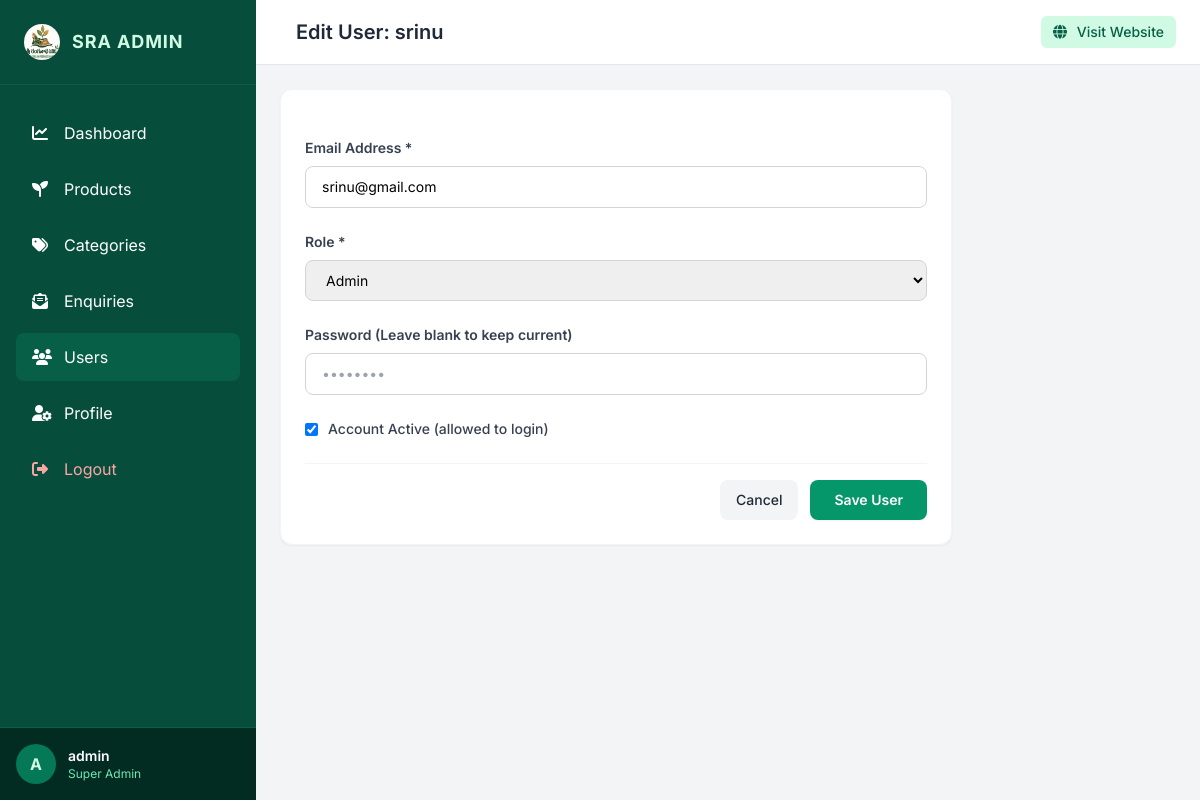
Page /dashboard/users/edit/2/ (signed in) on the committed database.
### accounts/models.py (models this page shows, shortened)
class User(AbstractUser):
    ROLE_CHOICES = (
        ('super_admin', 'Super Admin'),
        ('admin', 'Admin'),
        ('store_manager', 'Store Manager'),
    )
    role = models.CharField(max_length=20, choices=ROLE_CHOICES, default='store_manager')
    avatar = models.ImageField(upload_to='avatars/', null=True, blank=True)
    phone = models.CharField(max_length=15, null=True, blank=True)
    objects = UserManager()

### dashboard/views.py (the view)
        def wrapped_view(request, *args, **kwargs):
            if not request.user.is_authenticated:
                return redirect('login')
            if request.user.role in allowed_roles or request.user.is_superuser:
                return view_func(request, *args, **kwargs)
            messages.error(request, "You do not have permission to access this page.")
            return redirect('dashboard_home')

### accounts/views_mgmt.py (called while the page is built, shortened)
@login_required
@role_required(['super_admin'])
def user_edit(request, pk):
    user = get_object_or_404(User, pk=pk)
    return render(request, 'dashboard/users/form.html', {'target_user': user})

### dashboard/views.py (called while the page is built)
def role_required(allowed_roles):
    def decorator(view_func):
        def wrapped_view(request, *args, **kwargs):
            if not request.user.is_authenticated:
                return redirect('login')
            if request.user.role in allowed_roles or request.user.is_superuser:
                return view_func(request, *args, **kwargs)
            messages.error(request, "You do not have permission to access this page.")
            return redirect('dashboard_home')
        return wrapped_view
    return decorator

### templates/dashboard/users/form.html (shortened to what this page needs)
{% extends 'dashboard/base.html' %}
{% block header_title %}{% if target_user %}Edit User: {{ target_user.username }}{% else %}Add User{% endif %}{% endblock %}
{% block content %}
<div class="max-w-2xl bg-white rounded-xl shadow-sm border border-gray-100 overflow-hidden">
  <form method="POST" class="p-6 space-y-6">
    <div>
      <label class="block text-sm font-semibold text-gray-700 mb-2">Email Address *</label>
      <input type="email" name="email" value="{{ target_user.email|default:'' }}" required placeholder="e.g. user@sriagency.com" class="w-full px-4 py-2.5 rounded-lg border border-gray-300 focus:ring-2 focus:ring-emerald-500 text-sm">
    </div>
    <div>
      <label class="block text-sm font-semibold text-gray-700 mb-2">Role *</label>
      <select name="role" required class="w-full px-4 py-2.5 rounded-lg border border-gray-300 focus:ring-2 focus:ring-emerald-500 text-sm">
        <option value="admin" {% if target_user.role == 'admin' %}selected{% endif %}>Admin</option>
      </select>
    </div>
    <div>
      <label class="block text-sm font-semibold text-gray-700 mb-2">Password {% if target_user %}(Leave blank to keep current){% else %}*{% endif %}</label>
      <input type="password" name="password" {% if not target_user %}required{% endif %} placeholder="••••••••" class="w-full px-4 py-2.5 rounded-lg border border-gray-300 focus:ring-2 focus:ring-emerald-500 text-sm">
    </div>
    {% if target_user %}
      <div class="flex items-center">
        <input type="checkbox" name="is_active" id="is_active" {% if target_user.is_active %}checked{% endif %} class="w-4.5 h-4.5 text-emerald-600 border-gray-300 rounded focus:ring-emerald-500">
        <label for="is_active" class="ml-2.5 text-sm font-medium text-gray-700">Account Active (allowed to login)</label>
      </div>
    {% endif %}
    <div class="pt-4 border-t border-gray-100 flex justify-end space-x-3">
      <a href="{% url 'user_list' %}" class="bg-gray-100 hover:bg-gray-200 text-gray-800 text-sm font-medium px-4 py-2.5 rounded-lg transition-colors">Cancel</a>
      <button type="submit" class="bg-emerald-600 hover:bg-emerald-700 text-white text-sm font-semibold px-6 py-2.5 rounded-lg transition-colors shadow-sm">Save User</button>
    </div>
  </form>
</div>
{% endblock %}

### templates/dashboard/base.html (shortened to what this page needs)
{% load static %}
<!DOCTYPE html>
<html lang="en">
<head>
  <script src="https://cdn.tailwindcss.com"></script>
  <link rel="stylesheet" href="https://cdnjs.cloudflare.com/ajax/libs/font-awesome/6.4.0/css/all.min.css">
</head>
<body class="flex bg-gray-100 min-h-screen">
  <aside id="sidebar" class="bg-emerald-900 text-white w-64 min-h-screen flex flex-col transition-all duration-300 ease-in-out z-30 fixed lg:static -translate-x-full lg:translate-x-0">
    <div class="p-6 border-b border-emerald-800 flex items-center justify-between">
      <div class="flex items-center space-x-3">
        <img src="{% static 'logo.webp' %}" alt="SRA Logo" class="w-9 h-9 rounded-full" loading="lazy" width="40" height="40">
        <span class="font-bold text-lg tracking-wider text-emerald-100">SRA ADMIN</span>
      </div>
    </div>
    <nav class="flex-1 px-4 py-6 space-y-2 overflow-y-auto">
      <a href="{% url 'dashboard_home' %}" class="flex items-center space-x-3 px-4 py-3 rounded-lg hover:bg-emerald-800 transition-colors {% if request.resolver_match.url_name == 'dashboard_home' %}bg-emerald-800{% endif %}">
        <i class="fa-solid fa-chart-line w-5"></i>
        <span>Dashboard</span>
      </a>
      <a href="{% url 'product_list' %}" class="flex items-center space-x-3 px-4 py-3 rounded-lg hover:bg-emerald-800 transition-colors {% if 'product' in request.path %}bg-emerald-800{% endif %}">
        <i class="fa-solid fa-seedling w-5"></i>
        <span>Products</span>
      </a>
      <a href="{% url 'category_list' %}" class="flex items-center space-x-3 px-4 py-3 rounded-lg hover:bg-emerald-800 transition-colors {% if 'categories' in request.path %}bg-emerald-800{% endif %}">
        <i class="fa-solid fa-tags w-5"></i>
        <span>Categories</span>
      </a>
      <a href="{% url 'enquiry_list' %}" class="flex items-center space-x-3 px-4 py-3 rounded-lg hover:bg-emerald-800 transition-colors {% if 'enquiries' in request.path %}bg-emerald-800{% endif %}">
        <i class="fa-solid fa-envelope-open-text w-5"></i>
        <span>Enquiries</span>
      </a>
      {% if request.user.role == 'super_admin' or request.user.role == 'admin' %}
      <a href="{% url 'user_list' %}" class="flex items-center space-x-3 px-4 py-3 rounded-lg hover:bg-emerald-800 transition-colors {% if 'users' in request.path %}bg-emerald-800{% endif %}">
        <i class="fa-solid fa-users w-5"></i>
        <span>Users</span>
      </a>
      {% endif %}
      <a href="{% url 'profile_edit' %}" class="flex items-center space-x-3 px-4 py-3 rounded-lg hover:bg-emerald-800 transition-colors {% if 'profile' in request.path %}bg-emerald-800{% endif %}">
        <i class="fa-solid fa-user-gear w-5"></i>
        <span>Profile</span>
      </a>
      <a href="{% url 'logout' %}" class="flex items-center space-x-3 px-4 py-3 rounded-lg hover:bg-emerald-800 text-red-300 transition-colors mt-8">
        <i class="fa-solid fa-right-from-bracket w-5"></i>
        <span>Logout</span>
      </a>
    </nav>
    <div class="p-4 border-t border-emerald-800 flex items-center space-x-3 bg-emerald-950">
      {% if request.user.avatar %}
        <img src="{{ request.user.avatar.url }}" alt="Avatar" class="w-10 h-10 rounded-full object-cover" loading="lazy" width="800" height="600">
      {% else %}
        <div class="w-10 h-10 rounded-full bg-emerald-700 flex items-center justify-center font-bold text-emerald-100">
          {{ request.user.username|slice:":1"|upper }}
        </div>
      {% endif %}
      <div class="flex-1 min-w-0">
        <p class="text-sm font-semibold truncate">{{ request.user.username }}</p>
        <p class="text-xs text-emerald-300 capitalize truncate">{{ request.user.get_role_display }}</p>
      </div>
    </div>
  </aside>
  <div class="flex-1 flex flex-col min-w-0 overflow-hidden lg:pl-0">
    <header class="bg-white border-b border-gray-200 px-6 py-4 flex items-center justify-between z-10">
      <div class="flex items-center space-x-4">
        <h1 class="text-xl font-semibold text-gray-800">{% block header_title %}SRA Admin Dashboard{% endblock %}</h1>
      </div>
      <div class="flex items-center space-x-4">
        <a href="{% url 'home' %}" target="_blank" class="text-sm bg-emerald-100 text-emerald-800 px-3 py-1.5 rounded-md font-medium hover:bg-emerald-200 transition-colors">
          <i class="fa-solid fa-globe mr-1.5"></i> Visit Website
        </a>
      </div>
    </header>
<main id="main-content">
    <main class="flex-1 overflow-y-auto p-6">
      {% block content %}{% endblock %}
    </main>
  </div>
</body>
</html>

### templates/dashboard/base.html (style rules this page uses)
body { font-family: 'Inter', sans-serif; background-color: #f3f4f6; }

### rows in the picture
User: user.username "A", user.username "admin", user.role "Super Admin"
User: username "srinu", email "srinu@gmail.com", role "Admin", is_active "☑"
